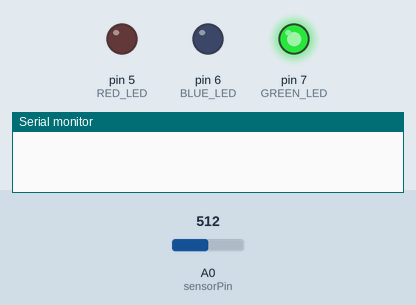
Recording of a sketch running on a simulated Arduino Uno, built with avr-gcc and run on an emulated ATmega328P. On the bench: output pins drawn as LEDs (lit = HIGH), the last lines printed to the serial monitor. The test bench sets the inputs (shaded band); at power-on: A0 (sensorPin) = 512.

Above: at 0.05 s.
At 1.0 s:
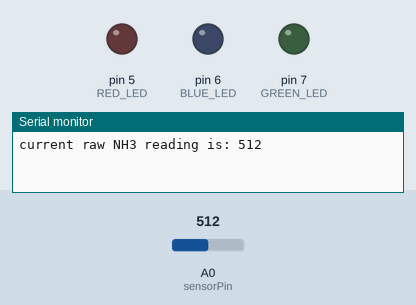
At 2.05 s:
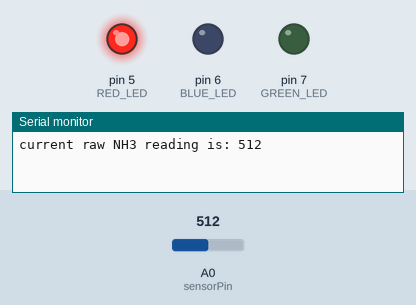
At 3.45 s:
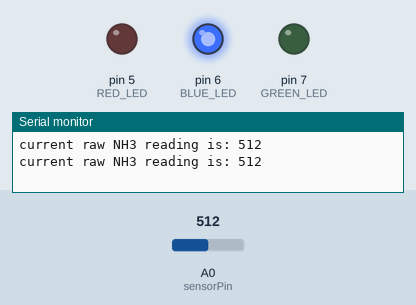
Timing chart, 0 to 3.8 s (numbered marks = the images above):
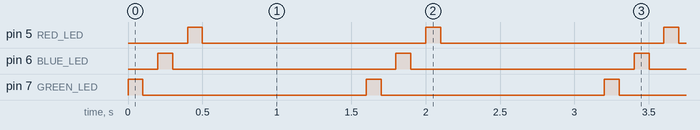

Measured:
- by itself, pin 5 (RED_LED), pin 6 (BLUE_LED), pin 7 (GREEN_LED): alternates HIGH for 0.10 s and LOW for 1.5 s
- by itself, everything shown: repeats every 1.6 s, in 6 steps

The sketch:

ThreeBlink.ino
```cpp
/*
Apr2012    MCVogt
This code uses a Toshiba Tecra M7 running Windows 7 using Serial Port COM4 to communicate with
an Arduino Uno...
*/

int sensorPin = A0;   // select the input pin for the NH3 sensor...
int sensorValue = 0;  // variable to store the value coming from the sensor

void setup() {
  Serial.begin(115200);

  // initialize the digital pins as an output.
  pinMode(5, OUTPUT); //RED LED...
  pinMode(6, OUTPUT); //BLUE LED...
  pinMode(7, OUTPUT); //GREEN LED...
}

void loop() {
  digitalWrite(7, HIGH);   // set the RED LED on
  delay(100);              // wait for a second
  digitalWrite(7, LOW);    // set the LED off
  delay(100);              // wait for a second

  digitalWrite(6, HIGH);   // set the GREEN LED on
  delay(100);              // wait for a second
  digitalWrite(6, LOW);    // set the LED off
  delay(100);              // wait for a second

  digitalWrite(5, HIGH);   // set the BLUE LED on
  delay(100);              // wait for a second
  digitalWrite(5, LOW);    // set the LED off
  delay(100);              // wait for a second

  // read the value from the sensor:
  sensorValue = analogRead(sensorPin);

  Serial.println("current raw NH3 reading is: " + String(sensorValue));
  delay(1000);
}
```
